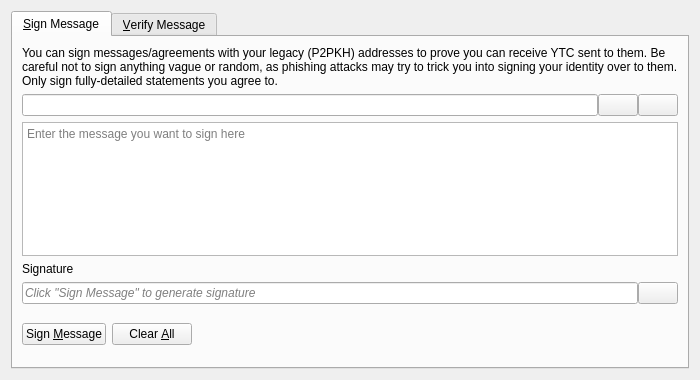
<?xml version="1.0" encoding="UTF-8"?>
<ui version="4.0">
 <class>SignVerifyMessageDialog</class>
 <widget class="QDialog" name="SignVerifyMessageDialog">
  <property name="geometry">
   <rect>
    <x>0</x>
    <y>0</y>
    <width>700</width>
    <height>380</height>
   </rect>
  </property>
  <property name="windowTitle">
   <string>Signatures - Sign / Verify a Message</string>
  </property>
  <property name="modal">
   <bool>true</bool>
  </property>
  <layout class="QVBoxLayout" name="verticalLayout">
   <item>
    <widget class="QTabWidget" name="tabWidget">
     <property name="currentIndex">
      <number>0</number>
     </property>
     <widget class="QWidget" name="tabSignMessage">
      <attribute name="title">
       <string>&amp;Sign Message</string>
      </attribute>
      <layout class="QVBoxLayout" name="verticalLayout_SM">
       <item>
        <widget class="QLabel" name="infoLabel_SM">
         <property name="text">
          <string>You can sign messages/agreements with your legacy (P2PKH) addresses to prove you can receive YTC sent to them. Be careful not to sign anything vague or random, as phishing attacks may try to trick you into signing your identity over to them. Only sign fully-detailed statements you agree to.</string>
         </property>
         <property name="textFormat">
          <enum>Qt::PlainText</enum>
         </property>
         <property name="wordWrap">
          <bool>true</bool>
         </property>
        </widget>
       </item>
       <item>
        <layout class="QHBoxLayout" name="horizontalLayout_1_SM">
         <property name="spacing">
          <number>0</number>
         </property>
         <item>
          <widget class="QValidatedLineEdit" name="addressIn_SM">
           <property name="toolTip">
            <string>The Yitcoin address to sign the message with</string>
           </property>
          </widget>
         </item>
         <item>
          <widget class="QPushButton" name="addressBookButton_SM">
           <property name="toolTip">
            <string>Choose previously used address</string>
           </property>
           <property name="text">
            <string/>
           </property>
           <property name="icon">
            <iconset resource="../bitcoin.qrc">
             <normaloff>:/icons/address-book</normaloff>:/icons/address-book</iconset>
           </property>
           <property name="shortcut">
            <string>Alt+A</string>
           </property>
           <property name="autoDefault">
            <bool>false</bool>
           </property>
          </widget>
         </item>
         <item>
          <widget class="QPushButton" name="pasteButton_SM">
           <property name="toolTip">
            <string>Paste address from clipboard</string>
           </property>
           <property name="text">
            <string/>
           </property>
           <property name="icon">
            <iconset resource="../bitcoin.qrc">
             <normaloff>:/icons/editpaste</normaloff>:/icons/editpaste</iconset>
           </property>
           <property name="shortcut">
            <string>Alt+P</string>
           </property>
           <property name="autoDefault">
            <bool>false</bool>
           </property>
          </widget>
         </item>
        </layout>
       </item>
       <item>
        <widget class="QPlainTextEdit" name="messageIn_SM">
         <property name="toolTip">
          <string>Enter the message you want to sign here</string>
         </property>
         <property name="placeholderText">
          <string>Enter the message you want to sign here</string>
         </property>
        </widget>
       </item>
       <item>
        <widget class="QLabel" name="signatureLabel_SM">
         <property name="text">
          <string>Signature</string>
         </property>
         <property name="textFormat">
          <enum>Qt::PlainText</enum>
         </property>
        </widget>
       </item>
       <item>
        <layout class="QHBoxLayout" name="horizontalLayout_2_SM">
         <property name="spacing">
          <number>0</number>
         </property>
         <item>
          <widget class="QLineEdit" name="signatureOut_SM">
           <property name="placeholderText">
            <string>Click "Sign Message" to generate signature</string>
           </property>
           <property name="font">
            <font>
             <italic>true</italic>
            </font>
           </property>
           <property name="readOnly">
            <bool>true</bool>
           </property>
          </widget>
         </item>
         <item>
          <widget class="QPushButton" name="copySignatureButton_SM">
           <property name="toolTip">
            <string>Copy the current signature to the clipboard</string>
           </property>
           <property name="text">
            <string/>
           </property>
           <property name="icon">
            <iconset resource="../bitcoin.qrc">
             <normaloff>:/icons/editcopy</normaloff>:/icons/editcopy</iconset>
           </property>
           <property name="autoDefault">
            <bool>false</bool>
           </property>
          </widget>
         </item>
        </layout>
       </item>
       <item>
        <layout class="QHBoxLayout" name="horizontalLayout_3_SM">
         <item>
          <widget class="QPushButton" name="signMessageButton_SM">
           <property name="toolTip">
            <string>Sign the message to prove you own this Yitcoin address</string>
           </property>
           <property name="text">
            <string>Sign &amp;Message</string>
           </property>
           <property name="icon">
            <iconset resource="../bitcoin.qrc">
             <normaloff>:/icons/edit</normaloff>:/icons/edit</iconset>
           </property>
           <property name="autoDefault">
            <bool>false</bool>
           </property>
          </widget>
         </item>
         <item>
          <widget class="QPushButton" name="clearButton_SM">
           <property name="toolTip">
            <string>Reset all sign message fields</string>
           </property>
           <property name="text">
            <string>Clear &amp;All</string>
           </property>
           <property name="icon">
            <iconset resource="../bitcoin.qrc">
             <normaloff>:/icons/remove</normaloff>:/icons/remove</iconset>
           </property>
           <property name="autoDefault">
            <bool>false</bool>
           </property>
          </widget>
         </item>
         <item>
          <spacer name="horizontalSpacer_1_SM">
           <property name="orientation">
            <enum>Qt::Horizontal</enum>
           </property>
           <property name="sizeHint" stdset="0">
            <size>
             <width>40</width>
             <height>48</height>
            </size>
           </property>
          </spacer>
         </item>
         <item>
          <widget class="QLabel" name="statusLabel_SM">
           <property name="font">
            <font>
             <weight>75</weight>
             <bold>true</bold>
            </font>
           </property>
           <property name="text">
            <string/>
           </property>
           <property name="wordWrap">
            <bool>true</bool>
           </property>
          </widget>
         </item>
         <item>
          <spacer name="horizontalSpacer_2_SM">
           <property name="orientation">
            <enum>Qt::Horizontal</enum>
           </property>
           <property name="sizeHint" stdset="0">
            <size>
             <width>40</width>
             <height>48</height>
            </size>
           </property>
          </spacer>
         </item>
        </layout>
       </item>
      </layout>
     </widget>
     <widget class="QWidget" name="tabVerifyMessage">
      <attribute name="title">
       <string>&amp;Verify Message</string>
      </attribute>
      <layout class="QVBoxLayout" name="verticalLayout_VM">
       <item>
        <widget class="QLabel" name="infoLabel_VM">
         <property name="text">
          <string>Enter the receiver's address, message (ensure you copy line breaks, spaces, tabs, etc. exactly) and signature below to verify the message. Be careful not to read more into the signature than what is in the signed message itself, to avoid being tricked by a man-in-the-middle attack. Note that this only proves the signing party receives with the address, it cannot prove sendership of any transaction!</string>
         </property>
         <property name="textFormat">
          <enum>Qt::PlainText</enum>
         </property>
         <property name="alignment">
          <set>Qt::AlignLeading|Qt::AlignLeft|Qt::AlignTop</set>
         </property>
         <property name="wordWrap">
          <bool>true</bool>
         </property>
        </widget>
       </item>
       <item>
        <layout class="QHBoxLayout" name="horizontalLayout_1_VM">
         <property name="spacing">
          <number>0</number>
         </property>
         <item>
          <widget class="QValidatedLineEdit" name="addressIn_VM">
           <property name="toolTip">
            <string>The Yitcoin address the message was signed with</string>
           </property>
          </widget>
         </item>
         <item>
          <widget class="QPushButton" name="addressBookButton_VM">
           <property name="toolTip">
            <string>Choose previously used address</string>
           </property>
           <property name="text">
            <string/>
           </property>
           <property name="icon">
            <iconset resource="../bitcoin.qrc">
             <normaloff>:/icons/address-book</normaloff>:/icons/address-book</iconset>
           </property>
           <property name="shortcut">
            <string>Alt+A</string>
           </property>
           <property name="autoDefault">
            <bool>false</bool>
           </property>
          </widget>
         </item>
        </layout>
       </item>
       <item>
        <widget class="QPlainTextEdit" name="messageIn_VM">
          <property name="toolTip">
            <string>The signed message to verify</string>
          </property>
          <property name="placeholderText">
            <string>The signed message to verify</string>
          </property>
        </widget>
       </item>
       <item>
        <widget class="QValidatedLineEdit" name="signatureIn_VM">
          <property name="toolTip">
            <string>The signature given when the message was signed</string>
          </property>
          <property name="placeholderText">
            <string>The signature given when the message was signed</string>
          </property>
        </widget>
       </item>
       <item>
        <layout class="QHBoxLayout" name="horizontalLayout_2_VM">
         <item>
          <widget class="QPushButton" name="verifyMessageButton_VM">
           <property name="toolTip">
            <string>Verify the message to ensure it was signed with the specified Yitcoin address</string>
           </property>
           <property name="text">
            <string>Verify &amp;Message</string>
           </property>
           <property name="icon">
            <iconset resource="../bitcoin.qrc">
             <normaloff>:/icons/transaction_0</normaloff>:/icons/transaction_0</iconset>
           </property>
           <property name="autoDefault">
            <bool>false</bool>
           </property>
          </widget>
         </item>
         <item>
          <widget class="QPushButton" name="clearButton_VM">
           <property name="toolTip">
            <string>Reset all verify message fields</string>
           </property>
           <property name="text">
            <string>Clear &amp;All</string>
           </property>
           <property name="icon">
            <iconset resource="../bitcoin.qrc">
             <normaloff>:/icons/remove</normaloff>:/icons/remove</iconset>
           </property>
           <property name="autoDefault">
            <bool>false</bool>
           </property>
          </widget>
         </item>
         <item>
          <spacer name="horizontalSpacer_1_VM">
           <property name="orientation">
            <enum>Qt::Horizontal</enum>
           </property>
           <property name="sizeHint" stdset="0">
            <size>
             <width>40</width>
             <height>48</height>
            </size>
           </property>
          </spacer>
         </item>
         <item>
          <widget class="QLabel" name="statusLabel_VM">
           <property name="font">
            <font>
             <weight>75</weight>
             <bold>true</bold>
            </font>
           </property>
           <property name="text">
            <string/>
           </property>
           <property name="wordWrap">
            <bool>true</bool>
           </property>
          </widget>
         </item>
         <item>
          <spacer name="horizontalSpacer_2_VM">
           <property name="orientation">
            <enum>Qt::Horizontal</enum>
           </property>
           <property name="sizeHint" stdset="0">
            <size>
             <width>40</width>
             <height>48</height>
            </size>
           </property>
          </spacer>
         </item>
        </layout>
       </item>
      </layout>
     </widget>
    </widget>
   </item>
  </layout>
 </widget>
 <customwidgets>
  <customwidget>
   <class>QValidatedLineEdit</class>
   <extends>QLineEdit</extends>
   <header>qt/qvalidatedlineedit.h</header>
  </customwidget>
 </customwidgets>
 <resources>
  <include location="../bitcoin.qrc"/>
 </resources>
 <connections/>
</ui>
